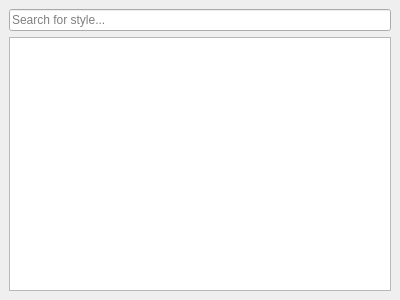
<?xml version="1.0" encoding="UTF-8"?>
<ui version="4.0">
 <class>StyleSearchDialog</class>
 <widget class="QDialog" name="StyleSearchDialog">
  <property name="geometry">
   <rect>
    <x>0</x>
    <y>0</y>
    <width>400</width>
    <height>300</height>
   </rect>
  </property>
  <property name="windowTitle">
   <string>Style Search</string>
  </property>
  <layout class="QVBoxLayout" name="verticalLayout">
   <property name="leftMargin">
    <number>9</number>
   </property>
   <property name="topMargin">
    <number>9</number>
   </property>
   <property name="rightMargin">
    <number>9</number>
   </property>
   <property name="bottomMargin">
    <number>9</number>
   </property>
   <item>
    <widget class="QLineEdit" name="filterLineEdit">
     <property name="placeholderText">
      <string>Search for style...</string>
     </property>
    </widget>
   </item>
   <item>
    <widget class="QListWidget" name="stylesListWidget"/>
   </item>
  </layout>
 </widget>
 <resources/>
 <connections/>
</ui>
